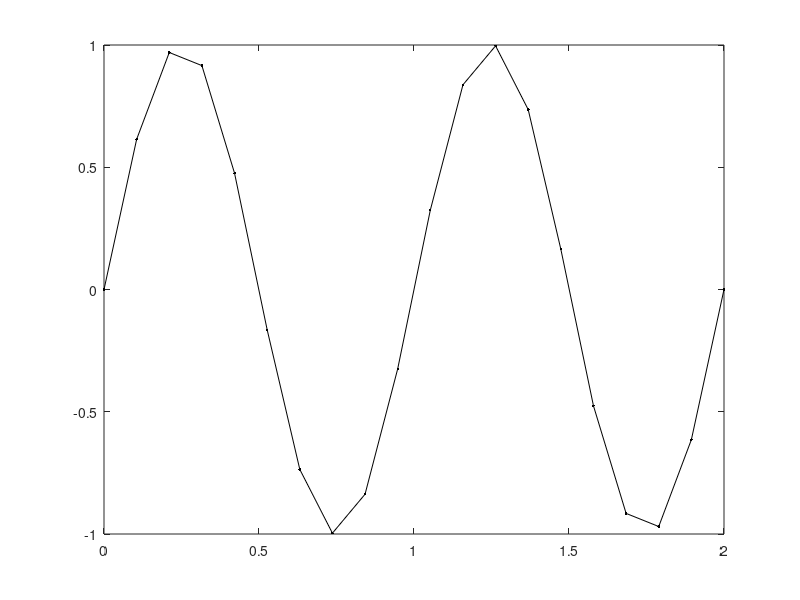

MATLAB code to generate this figure: (Note: this script raises an error after producing the figure.)
     
% test errorbarxy
close all; clear all; clc
restoredefaultpath

x = linspace(0,2,20);
y = sin(2*pi*x);
dx = 0.1*ones(size(x));
dy = 0.3*ones(size(x));
plot(x,y,'.-k');
errorbarxy(x,y,dx,dy);

%% dx = []
close all
x = linspace(0,2,20);
y = sin(2*pi*x);
dy = 0.3*ones(size(x));
plot(x,y,'.-k');
errorbarxy(x,y,[],dy);

%% dy = []
close all
x = linspace(0,2,20);
y = sin(2*pi*x);
dx = 0.1*ones(size(x));
plot(x,y,'.-k');
errorbarxy(x,y,dx,[]);

%% assymmetric dx
close all; clear all
x = linspace(0,2,20);
y = sin(2*pi*x);
dx(:,1) = 0.1*ones(numel(x),1);
dx(:,2) = 0.3*ones(numel(x),1);
dy = 0.05*ones(size(x));
plot(x,y,'.-b');
errorbarxy(x,y,dx,dy);

%% assymmetric dy
close all; clear all
x = linspace(0,2,20);
y = sin(2*pi*x);
dy(:,1) = 0.1*ones(numel(x),1);
dy(:,2) = 0.3*ones(numel(x),1);
dx = 0.05*ones(size(x));
plot(x,y,'.-b');
errorbarxy(x,y,dx,dy);

%% nan values in dx
close all; clear all
x = linspace(0,2,20);
y = sin(2*pi*x);
dy(:,1) = 0.1*ones(numel(x),1);
dy(:,2) = 0.3*ones(numel(x),1);
dx = 0.05*ones(size(x));
dx(10) = NaN;
plot(x,y,'.-b');
errorbarxy(x,y,dx,dy);

%% nan values in dx and assymetric dy
close all; clear all
x = linspace(0,2,20);
y = sin(2*pi*x);
dy(:,1) = 0.1*ones(numel(x),1);
dy(:,2) = 0.3*ones(numel(x),1);
dx = 0.05*ones(size(x));
dx(10) = NaN;
dy(4,1) = NaN;
plot(x,y,'.-b');
errorbarxy(x,y,dx,dy);

%% Inf and Nan values in dx and assymetric dy
close all; clear all
x = linspace(0,2,20);
y = sin(2*pi*x);
dy(:,1) = 0.1*ones(numel(x),1);
dy(:,2) = 0.3*ones(numel(x),1);
dx = 0.05*ones(size(x));
dx(10) = NaN;
dx(12) = Inf;
dy(4,1) = NaN;
dy(10,2) = Inf;
plot(x,y,'.-b');
errorbarxy(x,y,dx,dy);

%% check linspec
close all; clear all
x = linspace(0,2,20);
y = sin(2*pi*x);
dy(:,1) = 0.1*ones(numel(x),1);
dy(:,2) = 0.3*ones(numel(x),1);
dx = 0.05*ones(size(x));
dx(10) = NaN;
dx(12) = Inf;
dy(4,1) = NaN;
dy(10,2) = Inf;
plot(x,y,'.-b');
errorbarxy(x,y,dx,dy,'-r','LineWidth',2);

%% check handle returns
close all; clear all; clc
x = linspace(0,2,20);
y = sin(2*pi*x);
dy(:,1) = 0.1*ones(numel(x),1);
dy(:,2) = 0.3*ones(numel(x),1);
dx = 0.05*ones(size(x));
plot(x,y,'.-b');
[hdx,hdy] = errorbarxy(x,y,dx,dy,'-r','LineWidth',2);
hdx(1).LineWidth = 10;
hdy(10).Color = 'green';




